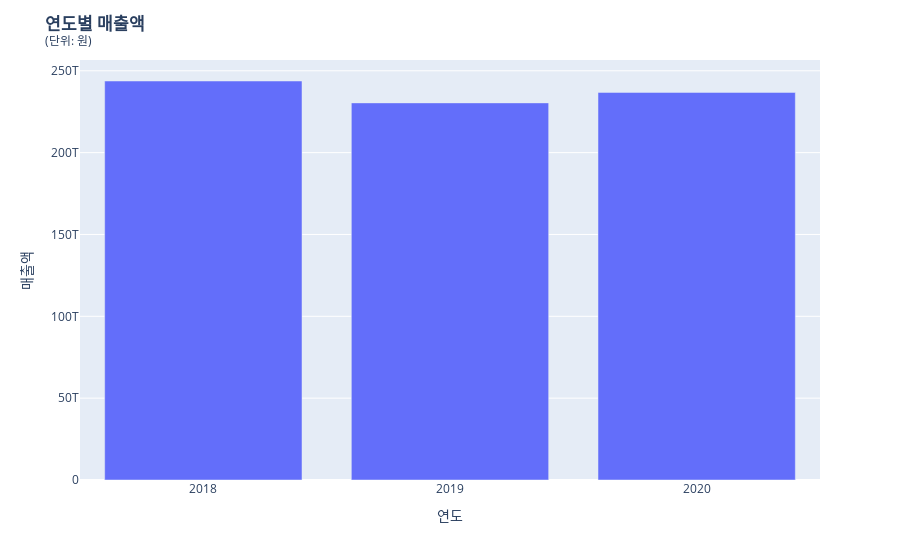

The code cell stored with this chart in its notebook:
### Code cell
sales_fig = px.bar(df, x='Year', y='Value',labels= {'Year': '연도', 'Value':'매출액'})
sales_fig.update_layout(title_text = '<b>연도별 매출액</b><br><sup>(단위: 원)</sup>')
sales_fig.show()

### Figure 1 — Plotly figure (JSON) as saved in the notebook; plotly's stock layout.template omitted (floating-point values rounded to 4 significant figures)
{"data": [{"alignmentgroup": "True", "hovertemplate": "연도=%{x}<br>매출액=%{y}<extra></extra>", "legendgroup": "", "marker": {"color": "#636efa", "pattern": {"shape": ""}}, "name": "", "offsetgroup": "", "orientation": "v", "showlegend": false, "textposition": "auto", "type": "bar", "x": ["2018", "2019", "2020"], "xaxis": "x", "y": [243771415000000, 230400881000000, 236806988000000], "yaxis": "y"}], "layout": {"barmode": "relative", "legend": {"tracegroupgap": 0}, "margin": {"t": 60}, "title": {"text": "<b>연도별 매출액</b><br><sup>(단위: 원)</sup>"}, "xaxis": {"anchor": "y", "domain": [0, 1], "title": {"text": "연도"}}, "yaxis": {"anchor": "x", "domain": [0, 1], "title": {"text": "매출액"}}}}
